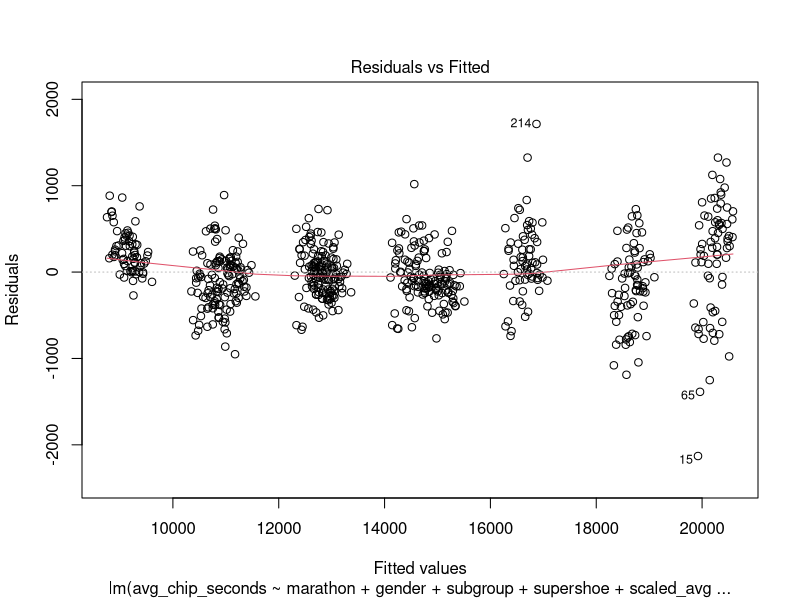
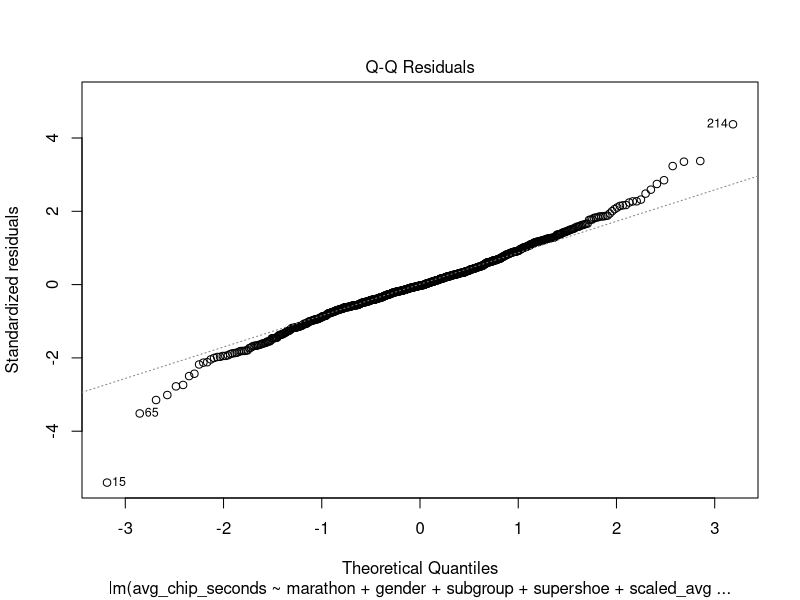
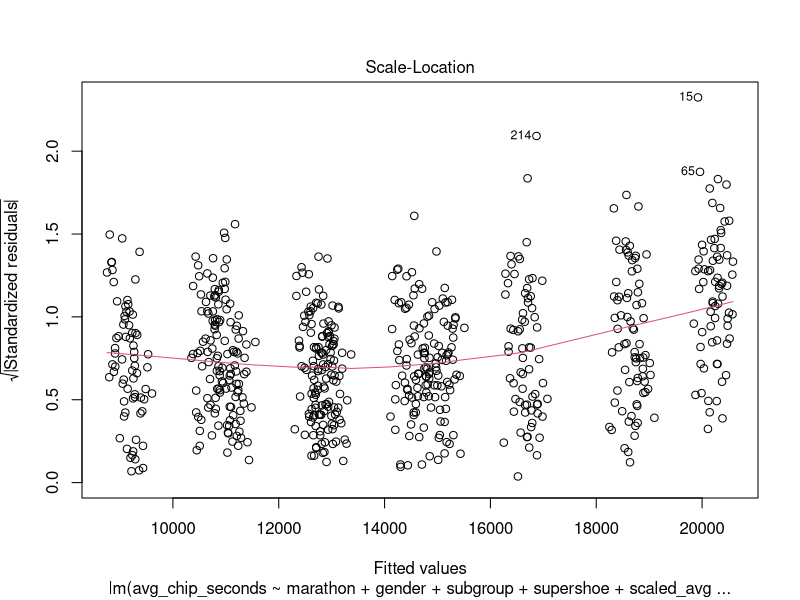
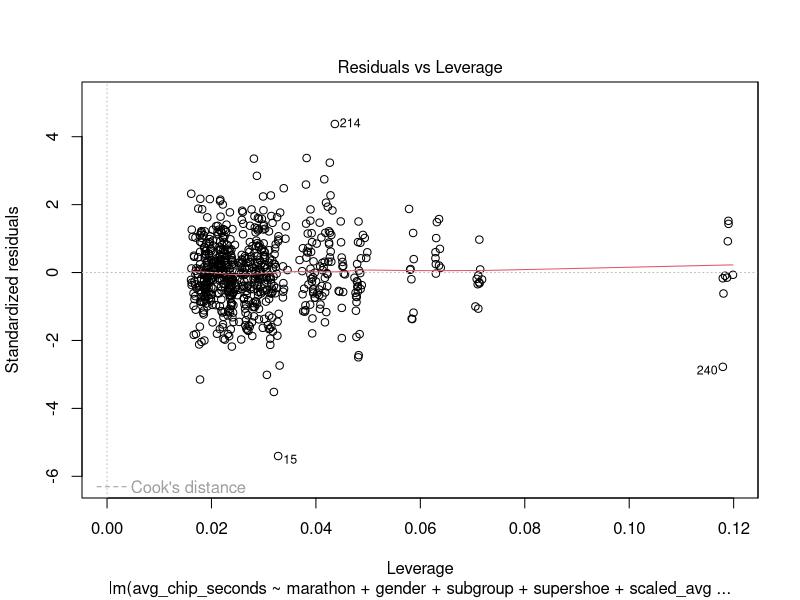
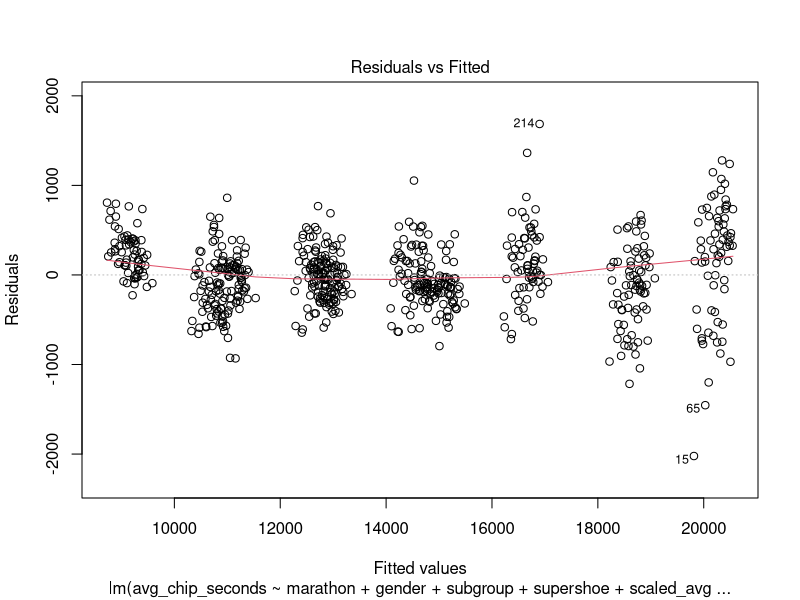
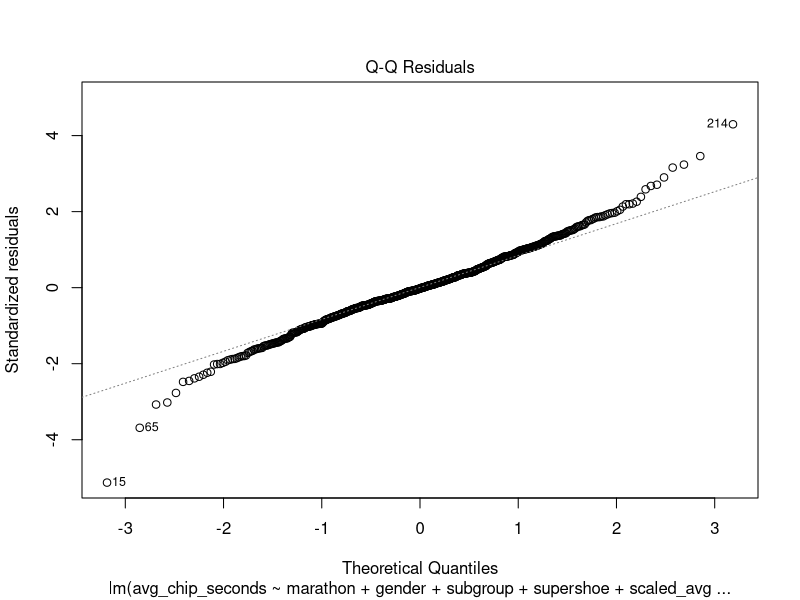
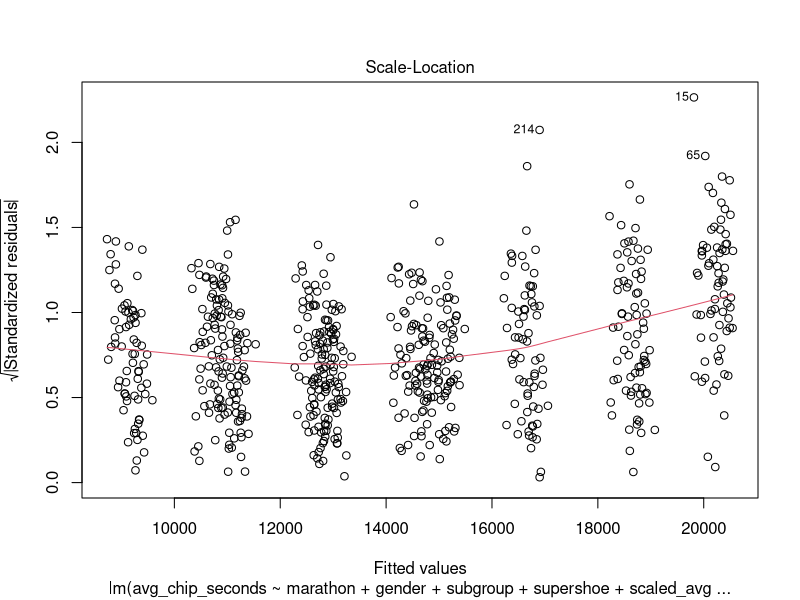
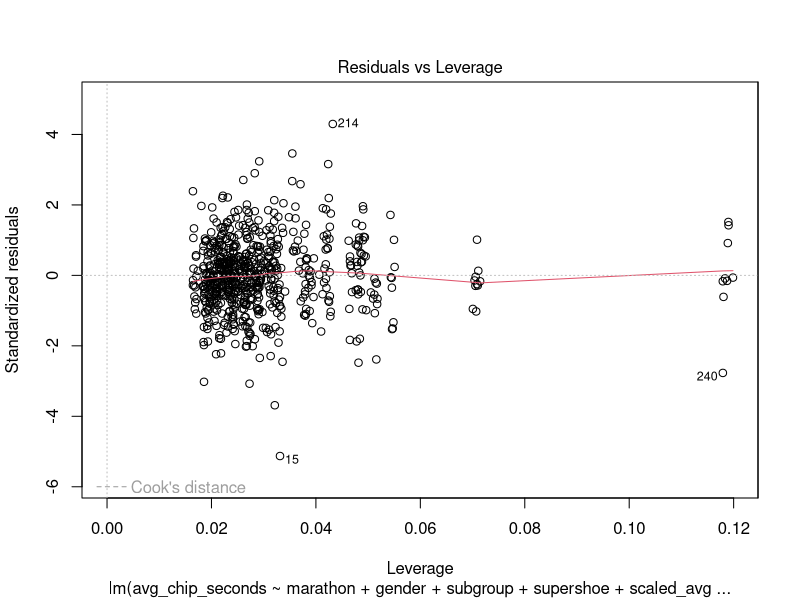

The R script that drew these images, in order: (Note: this script raises an error after producing the figures.)
## ---- chunk 1
library(here)
library(dplyr)
library(knitr)
library(tidyr)
library(ggplot2)
library(corrplot)
library(VIM)
library(combinat)
## ---- chunk 2
main_data <- read.csv(here("data", "pre_feat_data.csv"))
## ---- chunk 3
main_data$supershoe <- factor(main_data$supershoe)
main_data$marathon <- factor(main_data$marathon)
main_data$gender   <- factor(main_data$gender)
main_data$subgroup <- factor(main_data$subgroup)

str(main_data)
## ---- chunk 4
# split data into train and test
set.seed(123)

train_index <- sample(1:nrow(main_data), size = 0.9 * nrow(main_data)) # use a 90/10 split

train_data <- main_data[train_index, ]
test_data  <- main_data[-train_index, ]
## ---- chunk 5
# Identify numeric predictors to scale (exclude outcome and identifiers)
numeric_vars <- train_data %>%
  select(where(is.numeric)) %>%
  select(-avg_chip_seconds, -year, -n) %>%
  names()

# scale training data and save scaling parameters
train_scaled <- scale(train_data[numeric_vars])
train_data[paste0("scaled_", numeric_vars)] <- train_scaled

train_center <- attr(train_scaled, "scaled:center")
train_scale  <- attr(train_scaled, "scaled:scale")

# scale test data using training parameters
test_scaled <- scale(test_data[numeric_vars],
                     center = train_center,
                     scale  = train_scale)
test_data[paste0("scaled_", numeric_vars)] <- test_scaled


summary(train_data[paste0("scaled_", numeric_vars)])

## ---- chunk 6
summary(test_data[paste0("scaled_", numeric_vars)])
## ---- chunk 7
# Training data 
train_data$ozone_bin <- factor(ifelse(train_data$ozone >= 38, 1, 0), levels = c(0, 1))
train_data$pm25_bin  <- factor(ifelse(train_data$pm25 >= 54, 1, 0), levels = c(0, 1))

# Test data using same thresholds
test_data$ozone_bin <- factor(ifelse(test_data$ozone >= 38, 1, 0), levels = c(0, 1))
test_data$pm25_bin  <- factor(ifelse(test_data$pm25 >= 54, 1, 0), levels = c(0, 1))
## ---- chunk 8
str(train_data)
## ---- chunk 9
library(glmnet)

# Prepare the predictor matrix (x) and outcome vector (y)
# Only using ozone and PM2.5 (continuous and binned)
x_train <- model.matrix(avg_chip_seconds ~ scaled_ozone + scaled_pm25 + 
                        ozone_bin + pm25_bin, data = train_data)[,-1]  # remove intercept
y_train <- train_data$avg_chip_seconds

x_test <- model.matrix(avg_chip_seconds ~ scaled_ozone + scaled_pm25 + 
                       ozone_bin + pm25_bin, data = test_data)[,-1]
y_test <- test_data$avg_chip_seconds

# Run LASSO with cross-validation to select lambda
set.seed(123)
lasso_cv <- cv.glmnet(x_train, y_train, alpha = 1, standardize = FALSE)  # already scaled

# Find the best lambda
best_lambda <- lasso_cv$lambda.min
best_lambda

# Fit final LASSO model at best lambda
lasso_model <- glmnet(x_train, y_train, alpha = 1, lambda = best_lambda, standardize = FALSE)

# Check coefficients
coef(lasso_model)

# Predict on test set
preds <- predict(lasso_model, newx = x_test)

# Evaluate performance
rmse <- sqrt(mean((y_test - preds)^2))
mae  <- mean(abs(y_test - preds))
rmse
mae

## ---- chunk 10
# Remove scaled_ozone from training and test data
train_data <- train_data[, !(names(train_data) %in% c("scaled_ozone"))]
test_data  <- test_data[, !(names(test_data) %in% c("scaled_ozone"))]

str(train_data)
str(test_data)
## ---- chunk 11
#Initial Model (MH)
lm_initial_scaledPM25 <- lm(avg_chip_seconds ~ marathon + gender + subgroup + supershoe + scaled_avg_temp + scaled_precipitation + scaled_dew_point + scaled_wind_speed + scaled_visibility + scaled_sea_level_pressure + scaled_co + scaled_pm25 + ozone_bin + scaled_no2 + scaled_temp_aqi_interaction + scaled_avg_temp_gender_interaction, data = train_data)


summary(lm_initial_scaledPM25)
plot(lm_initial_scaledPM25)

lm_initial_PM25bin <- lm(avg_chip_seconds ~ marathon + gender + subgroup + supershoe + scaled_avg_temp + scaled_precipitation + scaled_dew_point + scaled_wind_speed + scaled_visibility + scaled_sea_level_pressure + scaled_co + pm25_bin + ozone_bin + scaled_no2 + scaled_temp_aqi_interaction + scaled_avg_temp_gender_interaction, data = train_data)


summary(lm_initial_PM25bin)
plot(lm_initial_PM25bin)

## ---- chunk 12
# More Modeling (ZD)

# build a function
evaluate <- function(model, test_data) {
  preds <- predict(model, newdata = test_data)
  actual <- test_data$avg_chip_seconds
  
  rmse <- sqrt(mean((preds - actual)^2))
  mae  <- mean(abs(preds - actual))
  r2   <- cor(preds, actual)^2
  
  return(list(RMSE = rmse, MAE = mae, R2 = r2))
}

# Evaluate Model 1 with scaled PM2.5
results_scaledPM25 <- evaluate(lm_initial_scaledPM25, test_data)

# Evaluate Model 2 with PM2.5 bin
results_PM25bin <- evaluate(lm_initial_PM25bin, test_data)
## ---- chunk 13
# compare results (ZD)
model_compare <- data.frame(
  Model = c("Continuous PM2.5", "PM2.5 Bin"),
  RMSE = c(results_scaledPM25$RMSE, results_PM25bin$RMSE),
  MAE  = c(results_scaledPM25$MAE,  results_PM25bin$MAE),
  R2   = c(results_scaledPM25$R2,   results_PM25bin$R2)
)

knitr::kable(model_compare, digits = 4,
             caption = "Comparison of Initial Models: Continuous vs Binned PM2.5")
## ---- chunk 14
# build residual plots (ZD)
plot(lm_initial_PM25bin, which = 1)   # Residuals vs Fitted
plot(lm_initial_PM25bin, which = 2)   # Q–Q plot
## ---- chunk 15
# dont think this is needed, can probably delete this
lm_initial <- lm(
  avg_chip_seconds ~ marathon + gender + subgroup +
    supershoe +
    avg_temp + precipitation + dew_point +
    wind_speed + visibility + sea_level_pressure +
    pm25_bin + ozone_bin +
    temp_aqi_interaction + avg_temp_gender_interaction,
  data = train_data
)

summary(lm_initial)
## ---- chunk 16
# can probably delete this too
pred <- predict(lm_initial, newdata = test_data)

rmse <- sqrt(mean((pred - test_data$avg_chip_seconds)^2))
r2   <- cor(pred, test_data$avg_chip_seconds)^2

rmse
r2
## ---- chunk 17
# use environmental predictors both continuous and binned predictors
env_predictors <- c(
  "avg_temp", "temp_bin",
  "ozone", "ozone_bin",
  "pm25", "pm25_bin",
  "wind_speed", "wind_bin"
)
## ---- chunk 18
# build a multiple regression model
evaluate_model <- function(predictors, train_data, test_data) {
  
  formula_string <- paste(
    "avg_chip_seconds ~ marathon + gender + subgroup + supershoe +",
    paste(predictors, collapse = " + ")
  )
  
  form <- as.formula(formula_string)
  
  model <- lm(form, data = train_data)
  
  preds <- predict(model, newdata = test_data)
  actual <- test_data$avg_chip_seconds
  
  rmse <- sqrt(mean((preds - actual)^2))
  r2   <- cor(preds, actual)^2
  mae  <- mean(abs(preds - actual))
  
  return(data.frame(
    Predictors = paste(predictors, collapse = ", "),
    NumPredictors = length(predictors),
    RMSE = rmse,
    R2 = r2,
    MAE = mae
  ))
}
## ---- chunk 19
# store results in a list
all_results <- list()
i <- 1

# build loop to try combinations of predictors for 1 through 4 combinations
for (k in 1:4) {
  
  combos <- combn(env_predictors, k, simplify = FALSE)
  
  for (combo in combos) {
    all_results[[i]] <- evaluate_model(combo, train_data, test_data)
    i <- i + 1
  }
}

model_subset_results <- bind_rows(all_results)
## ---- chunk 20
# print the results
model_subset_results_sorted <- model_subset_results[
  order(model_subset_results$RMSE), ]

knitr::kable(
  model_subset_results_sorted,
  digits = 4,
  caption = "Model Comparison Across All Subsets of Predictors"
)
## ---- chunk 21
# updated environmental predictors
#env_vars <- c(
#  "avg_temp", "precipitation", "dew_point",
#  "wind_speed", "visibility", 
#  "sea_level_pressure", "pm25", "no2", "ozone"
#)

#env_data <- main_data %>%
#  select(all_of(env_vars))

#pca_env <- prcomp(env_data, center = TRUE, scale. = TRUE)
#summary(pca_env)
## ---- chunk 22
#library(knitr)

#pca_var <- data.frame(
#  PC = paste0("PC", 1:length(pca_env$sdev)),
#  Eigenvalue = pca_env$sdev^2,
#  Proportion_Variance = (pca_env$sdev^2) / sum(pca_env$sdev^2),
#  Cumulative_Variance = cumsum((pca_env$sdev^2) / sum(pca_env$sdev^2))
#)

#kable(
#  pca_var,
#  digits = 3, # can adjust after
#  caption = "Table Y: Variance Explained by Principal Components for Environmental Variables"
#)
## ---- chunk 23
#library(ggplot2)

#ggplot(pca_var, aes(x = as.numeric(gsub("PC", "", PC)), y = Proportion_Variance)) +
#  geom_point() +
#  geom_line() +
#  labs(
#    title = "Figure Y: Scree Plot for Environmental PCA",
#    x = "Principal Component",
#    y = "Proportion of Variance Explained"
#  ) +
#  theme_minimal()
## ---- chunk 24
#pca_scores <- as.data.frame(pca_env$x[, 1:3])
#colnames(pca_scores) <- c("PC1_env", "PC2_env", "PC3_env")

#main_data_pca <- main_data %>%
#  bind_cols(pca_scores)
## ---- chunk 25
#main_data_pca <- main_data_pca %>%
#  mutate(
#    marathon = factor(marathon),
#    gender = factor(gender),
#    subgroup = factor(subgroup),
#    supershoe = factor(supershoe)
#  )
## ---- chunk 26
#set.seed(123)

#train_index <- sample(1:nrow(main_data_pca), size = 0.9 * nrow(main_data_pca))

#train_data <- main_data_pca[train_index, ]
#test_data  <- main_data_pca[-train_index, ]
## ---- chunk 27
lm_full <- lm(
  avg_chip_seconds ~ marathon + gender + subgroup +
    supershoe +
    avg_temp + precipitation + dew_point +
    wind_speed + visibility + sea_level_pressure +
    pm25 + no2 + ozone +
    temp_aqi_interaction + avg_temp_gender_interaction,
  data = train_data
)

summary(lm_full)


#lm_full <- lm(
#  avg_chip_seconds ~ marathon + gender + subgroup2 +
#    supershoe_era + covid_era +
#    high_temp + low_temp + avg_temp +
#    precipitation + dew_point + wind_speed +
#    sea_level_pressure + pm25 + no2 + ozone +
#    temp_dew_interaction + temp_aqi_interaction + 
#    temp_precip_interaction + temp_wind_interaction + pm25_temp_interaction + dew_wind_interaction #+     pressure_temp_interaction + avg_temp_gender_interaction,
#  data = train_data
#)

#summary(lm_full)
## ---- chunk 28
# Predictions
lm_full_pred <- predict(lm_full, newdata = test_data)

# versus Actual
y_test <- test_data$avg_chip_seconds

# RMSE
lm_full_rmse <- sqrt(mean((lm_full_pred - y_test)^2))

# R squared on test set (correlation)
lm_full_r2 <- cor(lm_full_pred, y_test)^2

lm_full_rmse
lm_full_r2
## ---- chunk 29
lm_pca <- lm(
  avg_chip_seconds ~ marathon + gender + subgroup +
    supershoe + PC1_env + PC2_env + PC3_env,
  data = train_data
)

summary(lm_pca)
## ---- chunk 30
lm_pca_pred <- predict(lm_pca, newdata = test_data)

lm_pca_rmse <- sqrt(mean((lm_pca_pred - y_test)^2))
lm_pca_r2   <- cor(lm_pca_pred, y_test)^2

lm_pca_rmse
lm_pca_r2
## ---- chunk 31
model_compare <- data.frame(
  Model = c("Full Linear Model", "PCA Linear Model"),
  RMSE  = c(lm_full_rmse, lm_pca_rmse),
  R2    = c(lm_full_r2,   lm_pca_r2)
)

kable(model_compare, digits = 3,
      caption = "Table Z: Model Performance Comparison on Test Set")
## ---- chunk 32
# create a random forest
library(randomForest)

set.seed(123)

rf_model <- randomForest(
  avg_chip_seconds ~ marathon + gender + subgroup +
    supershoe +
    avg_temp + precipitation + dew_point + 
    wind_speed + visibility + sea_level_pressure +
    pm25 + no2 + ozone +
    temp_aqi_interaction + avg_temp_gender_interaction,
  data = train_data,
  ntree = 500,
  mtry = 5,
  importance = TRUE
)

rf_model
## ---- chunk 33
rf_pred <- predict(rf_model, newdata = test_data)

rf_rmse <- sqrt(mean((rf_pred - y_test)^2))
rf_r2   <- cor(rf_pred, y_test)^2

rf_rmse
rf_r2
